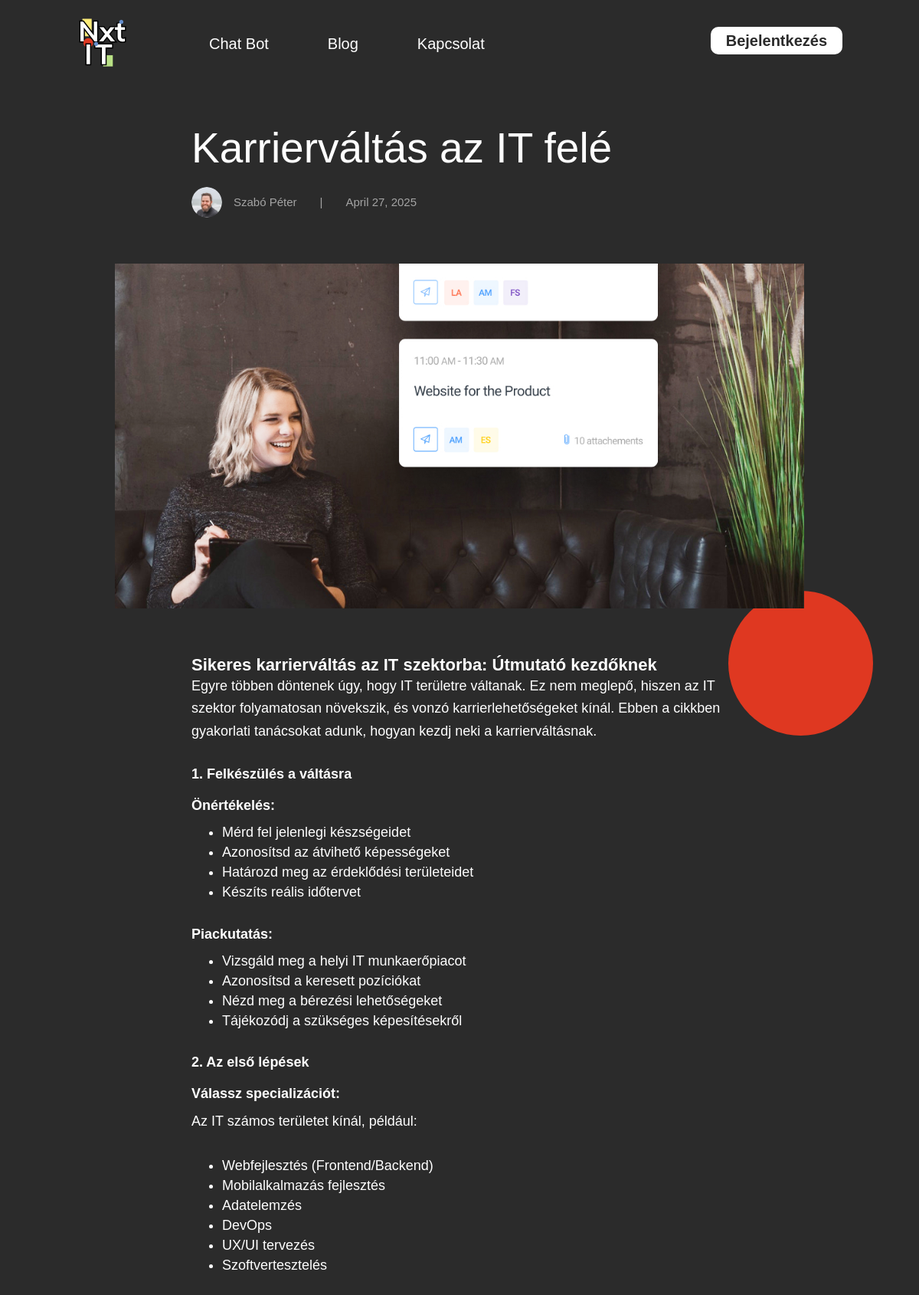
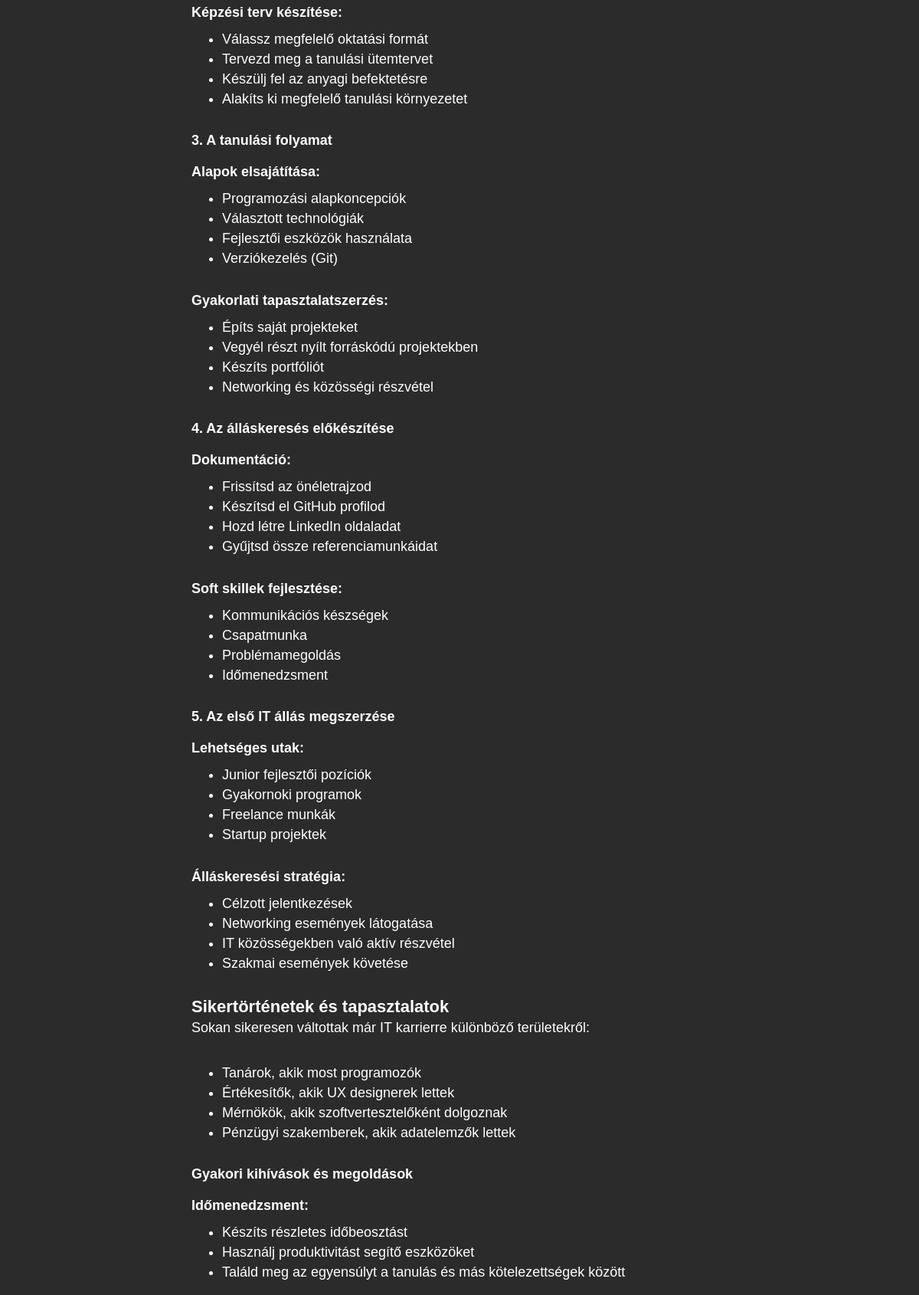
The page /detail_blog.php?id=4 (upper part) on the database its author committed (2 pictures, top to bottom).
### tables this page shows
CREATE TABLE IF NOT EXISTS blog_posts (
    id INT AUTO_INCREMENT PRIMARY KEY,
    title VARCHAR(255) NOT NULL,
    content TEXT NOT NULL,
    thumbnail_path VARCHAR(255),
    author_id INT NOT NULL,
    created_at TIMESTAMP DEFAULT CURRENT_TIMESTAMP,
    updated_at TIMESTAMP DEFAULT CURRENT_TIMESTAMP ON UPDATE CURRENT_TIMESTAMP,
    FOREIGN KEY (author_id) REFERENCES authors(id)
);

CREATE TABLE IF NOT EXISTS authors (
    id INT AUTO_INCREMENT PRIMARY KEY,
    user_id INT,
    name VARCHAR(255) NOT NULL,
    avatar_path VARCHAR(255),
    bio TEXT,
    created_at TIMESTAMP DEFAULT CURRENT_TIMESTAMP,
    FOREIGN KEY (user_id) REFERENCES users(id)
);

### detail_blog.php (the view, shortened to what this page needs)
<?php
$post_id = filter_var($_GET['id'] ?? 0, FILTER_SANITIZE_NUMBER_INT);
try {
    $conn = connectDB();
    $stmt = $conn->prepare("
        SELECT
            blog_posts.*,
            authors.name as author_name,
            authors.avatar_path as author_avatar,
            authors.bio as author_bio
        FROM blog_posts
        JOIN authors ON blog_posts.author_id = authors.id
        WHERE blog_posts.id = :id
    ");
    $stmt->bindParam(':id', $post_id);
    $stmt->execute();
    $post = $stmt->fetch(PDO::FETCH_ASSOC);
} catch(PDOException $e) {
    header("Location: blog.php");
    exit();
}
?>
<!DOCTYPE html>
<html data-wf-page="66d02fb4f2a7b52a72435c93" data-wf-site="65fc333eda750eb38f8b67a0">
<head>
  <link href="css/normalize.css" rel="stylesheet" type="text/css">
  <link href="css/webflow.css" rel="stylesheet" type="text/css">
  <link href="css/first-cb9532.webflow.css" rel="stylesheet" type="text/css">
</head>
<body class="body-3">
  <div id="luxy" class="smooth-wrapper">
    <section class="section white-section">
      <div data-animation="default" data-collapse="medium" data-duration="400" data-easing="ease" data-easing2="ease" role="banner" class="navbar w-nav">
        <div class="nav-container w-container">
          <a href="index.php" class="brand w-nav-brand"><img src="images/Logo.png" loading="lazy" width="66" alt="" class="image"></a>
          <nav role="navigation" class="nav-menu w-clearfix w-nav-menu">
            <a href="chat-bot.php" class="nav-link left first w-nav-link">Chat Bot</a>
            <a href="blog.php" class="nav-link left w-nav-link">Blog</a>
            <a href="kapcsolat.php" class="nav-link left w-nav-link">Kapcsolat</a>
          </nav>
          <?php if(isset($_SESSION['user_id'])): ?>
            <a href="process/logout.php" class="nav-link nav-button w-nav-link">Kijelentkezés</a>
          <?php else: ?>
            <a href="log-in.php" class="nav-link nav-button w-nav-link">Bejelentkezés</a>
          <?php endif; ?>
        </div>
      </div>
      <div class="blog-container top-margin">
        <h1 class="heading-10"><?php echo htmlspecialchars($post['title']); ?></h1>
        <div class="author-and-date">
          <div class="avatar-img" style="background-image: url('<?php echo htmlspecialchars($post['author_avatar']); ?>')"></div>
          <div class="author-name"><?php echo htmlspecialchars($post['author_name']); ?></div>
          <div class="divider">|</div>
          <div class="author-name"><?php echo date('F j, Y', strtotime($post['created_at'])); ?></div>
        </div>
      </div>
      <div class="blog-container _900-wide">
        <div class="main-img" style="background-image: url('<?php echo htmlspecialchars($post['thumbnail_path']); ?>')"></div>
      </div>
      <div class="blog-container">
        <div class="rich-text w-richtext">
          <?php echo $post['content']; ?>
        </div>
      </div>
      <img src="images/red-ccircle.svg" loading="lazy" alt="" class="redc1">
    </section>
  </div>
</body>
</html>

### css/webflow.css (style rules this page uses)
* { -webkit-box-sizing: border-box; -moz-box-sizing: border-box; box-sizing: border-box; }
html { height: 100%; }
body { margin: 0; min-height: 100%; background-color: #fff; font-family: Arial, sans-serif; font-size: 14px; line-height: 20px; color: #333; }
img { max-width: 100%; vertical-align: middle; display: inline-block; }
.w-clearfix:before, .w-clearfix:after { content: " "; display: table; grid-column-start: 1; grid-row-start: 1; grid-column-end: 2; grid-row-end: 2; }
.w-clearfix:after { clear: both; }
h1, h2, h3, h4, h5, h6 { font-weight: bold; margin-bottom: 10px; }
h1 { font-size: 38px; line-height: 44px; margin-top: 20px; }
h2 { font-size: 32px; line-height: 36px; margin-top: 20px; }
h3 { font-size: 24px; line-height: 30px; margin-top: 20px; }
h4 { font-size: 18px; line-height: 24px; margin-top: 10px; }
p { margin-top: 0; margin-bottom: 10px; }
ul, ol { margin-top: 0px; margin-bottom: 10px; padding-left: 40px; }
.w-container { margin-left: auto; margin-right: auto; max-width: 940px; }
.w-container:before, .w-container:after { content: " "; display: table; grid-column-start: 1; grid-row-start: 1; grid-column-end: 2; grid-row-end: 2; }
.w-container:after { clear: both; }
.w-richtext:before, .w-richtext:after { content: " "; display: table; grid-column-start: 1; grid-row-start: 1; grid-column-end: 2; grid-row-end: 2; }
.w-richtext:after { clear: both; }
.w-richtext ol, .w-richtext ul { overflow: hidden; }
.w-nav { position: relative; background: #dddddd; z-index: 1000; }
.w-nav:before, .w-nav:after { content: " "; display: table; grid-column-start: 1; grid-row-start: 1; grid-column-end: 2; grid-row-end: 2; }
.w-nav:after { clear: both; }
.w-nav-brand { position: relative; float: left; text-decoration: none; color: #333333; }
.w-nav-link { position: relative; display: inline-block; vertical-align: top; text-decoration: none; color: #222222; padding: 20px; text-align: left; margin-left: auto; margin-right: auto; }
.w-nav-menu { position: relative; float: right; }

### rows shown on the page
blog_posts: title "Karrierváltás az IT felé", author.avatar_path (picture), author.name "Szabó Péter", created_at "April 27, 2025", thumbnail_path (picture), content "Sikeres karrierváltás az IT szektorba: Útmutató kezdőknek Egyre többen döntenek úgy, hogy IT területre váltanak. Ez nem meglepő, hiszen az IT szektor folyamatosan növekszik, és vonzó karrierlehetőségeket kínál. Ebben a cikkben gyakorlati tanácsokat adunk, hogyan kezdj neki a karrierváltásnak. 1. Felkészülés a váltásra Önértékelés: Mérd fel jelenlegi készségeidet Azonosítsd az átvihető képességeket Határozd meg az érdeklődési területeidet Készíts reális időtervet Piackutatás: Vizsgáld meg a helyi IT munkaerőpiacot Azonosítsd a keresett pozíciókat Nézd meg a bérezési lehetőségeket Tájékozódj a szükséges képesítésekről 2. Az első lépések Válassz specializációt: Az IT számos területet kínál,…"
